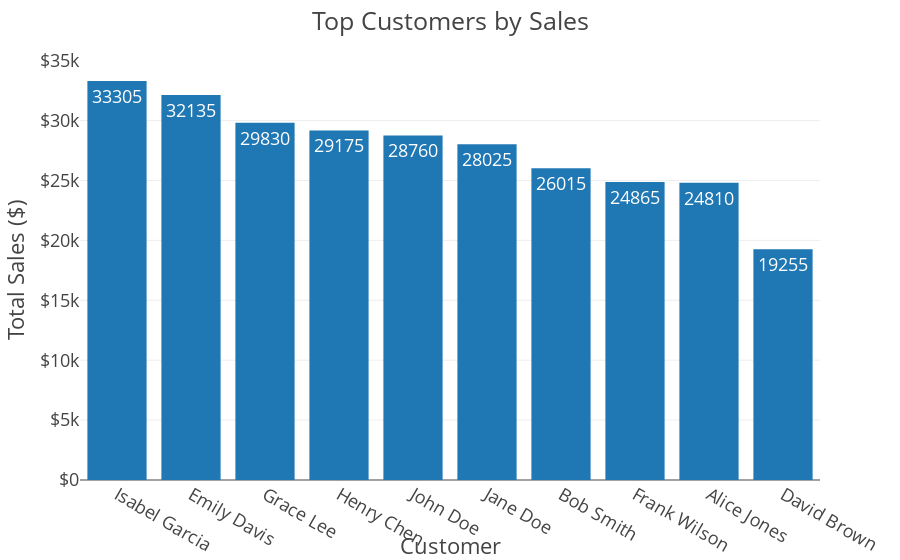

Write notebook code for a chart like this one.
### Code cell
# Create the Plotly figure
fig = px.bar(df,
             x='customer_name',
             y='total_sales',
             template=plotly_template,
             text='total_sales')

# Set the layout
fig.update_layout(
    title='Top Customers by Sales',
    xaxis_title='Customer',
    yaxis_title='Total Sales ($)',
    yaxis_tickprefix='$',
)

# Show the plot
fig.show()

### Figure 1 — Plotly figure (JSON) as saved in the notebook; plotly's stock layout.template omitted (floating-point values rounded to 4 significant figures)
{"data": [{"alignmentgroup": "True", "hovertemplate": "customer_name=%{x}<br>total_sales=%{text}<extra></extra>", "legendgroup": "", "marker": {"color": "#1F77B4", "pattern": {"shape": ""}}, "name": "", "offsetgroup": "", "orientation": "v", "showlegend": false, "text": [33305, 32135, 29830, 29175, 28760, 28025, 26015, 24865, 24810, 19255], "textposition": "auto", "type": "bar", "x": ["Isabel Garcia", "Emily Davis", "Grace Lee", "Henry Chen", "John Doe", "Jane Doe", "Bob Smith", "Frank Wilson", "Alice Jones", "David Brown"], "xaxis": "x", "y": [33305, 32135, 29830, 29175, 28760, 28025, 26015, 24865, 24810, 19255], "yaxis": "y"}], "layout": {"barmode": "relative", "legend": {"tracegroupgap": 0}, "margin": {"t": 60}, "title": {"text": "Top Customers by Sales"}, "xaxis": {"anchor": "y", "domain": [0, 1], "title": {"text": "Customer"}}, "yaxis": {"anchor": "x", "domain": [0, 1], "tickprefix": "$", "title": {"text": "Total Sales ($)"}}}}
